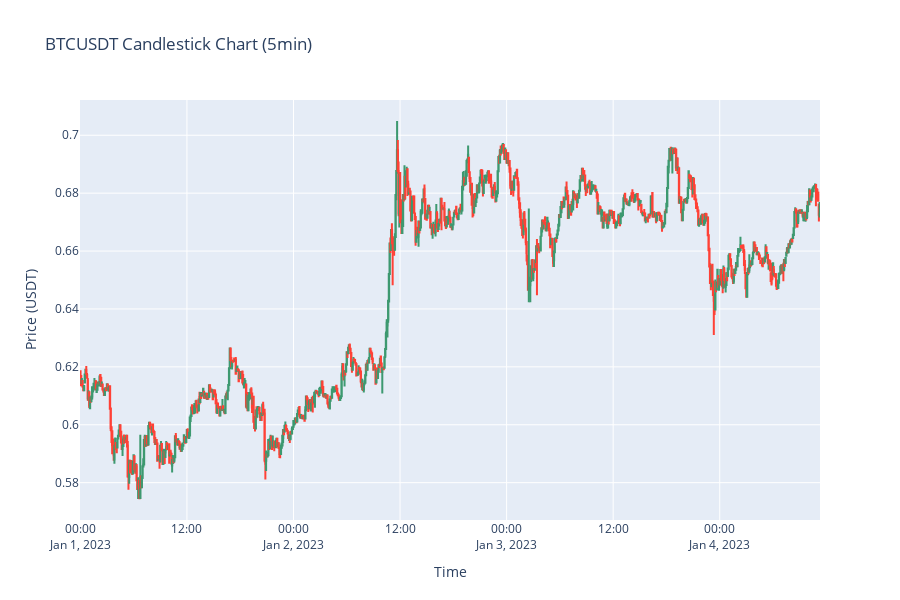

The code cell stored with this chart in its notebook:
### Code cell
import plotly.graph_objects as go
from plotly.subplots import make_subplots
import pandas as pd

def plot_candlestick_data(data, n_candles=1000):
    """Plot candlestick chart from training data"""
    
    # Extract price data from first n samples
    X_data = data[0][:n_candles].cpu().numpy()  # Shape: (n, 60, 11)
    
    # Take last timestep of each sequence for OHLC
    price_data = X_data[:, -1, :4]  # Last timestep, first 4 features (log prices)
    
    # Convert from log prices to actual prices
    ohlc_data = np.exp(price_data)
    
    # Create DataFrame
    df = pd.DataFrame(ohlc_data, columns=['Open', 'High', 'Low', 'Close'])
    df['Date'] = pd.date_range(start='2023-01-01', periods=len(df), freq='5T')
    
    # Create candlestick chart
    fig = go.Figure(data=go.Candlestick(
        x=df['Date'],
        open=df['Open'],
        high=df['High'], 
        low=df['Low'],
        close=df['Close'],
        name='BTCUSDT'
    ))
    
    fig.update_layout(
        title='BTCUSDT Candlestick Chart (5min)',
        xaxis_title='Time',
        yaxis_title='Price (USDT)',
        height=600,
        xaxis_rangeslider_visible=False
    )
    
    fig.show()
    
    # Print price statistics
    print(f"Price Range: ${df['Low'].min():.2f} - ${df['High'].max():.2f}")
    print(f"Average Close: ${df['Close'].mean():.2f}")
    print(f"Price Volatility: {df['Close'].std():.2f}")

# Plot the data
plot_candlestick_data((X_train, y_train))

### Figure 1 — Plotly figure (JSON) as saved in the notebook; plotly's stock layout.template omitted (floating-point values rounded to 4 significant figures; data arrays with more than 128 entries replaced by an {"elided": "..."} marker saying what was removed)
{"data": [{"close": {"elided": "1000 float values"}, "high": {"elided": "1000 float values"}, "low": {"elided": "1000 float values"}, "name": "BTCUSDT", "open": {"elided": "1000 float values"}, "type": "candlestick", "x": {"elided": "1000 str values"}}], "layout": {"height": 600, "title": {"text": "BTCUSDT Candlestick Chart (5min)"}, "xaxis": {"rangeslider": {"visible": false}, "title": {"text": "Time"}}, "yaxis": {"title": {"text": "Price (USDT)"}}}}
